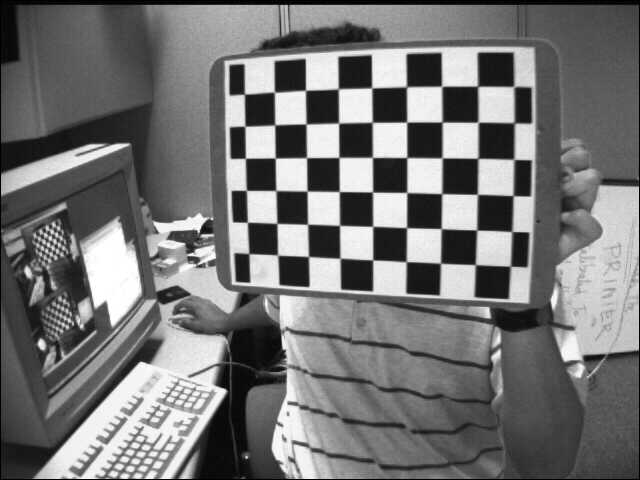
#> input picture app/images/left01.jpg, 640 x 480 px
$ python old_aruco_tracker.py
#> lines starting #> are read from the running program, lines starting #| are printed output that depends on the picture; after the words box and inside, x2 and y2 are one past the last pixel; in counts of white or black regions, pixels touching at a corner belong together; pictures that were not available may be replaced by others from this repository, and a replacement may not be noted


import numpy as np
import cv2
import cv2.aruco as aruco
import glob
import time


def calibrate():
    # ---------------------- CALIBRATION ---------------------------
    # termination criteria for the iterative algorithm
    criteria = (cv2.TERM_CRITERIA_EPS + cv2.TERM_CRITERIA_MAX_ITER, 30, 0.001)
    # prepare object points, like (0,0,0), (1,0,0), (2,0,0) ....,(6,5,0)
    # checkerboard of size (7 x 6) is used
    objp = np.zeros((6*7, 3), np.float32)
    objp[:, :2] = np.mgrid[0:7, 0:6].T.reshape(-1, 2)

    # arrays to store object points and image points from all the images.
    objpoints = []  # 3d point in real world space
    imgpoints = []  # 2d points in image plane.

    # iterating through all calibration images
    # in the folder
    images = glob.glob('app/images/*.jpg')
    first_img = cv2.imread(images[0])
#> first_img is the input picture: shape (480, 640, 3); min 0, max 255, mean 116.6
    gray = cv2.cvtColor(first_img, cv2.COLOR_BGR2GRAY)

    for fname in images:
        img = cv2.imread(fname)
        gray = cv2.cvtColor(img, cv2.COLOR_BGR2GRAY)

        # find the chess board (calibration pattern) corners
        ret, corners = cv2.findChessboardCorners(gray, (7, 6), None)
#> ret = True; corners = 42 rows, first 8: [475.4, 264.8], [440.5, 263.2], [405.9, 261.5], [372.9, 259.9], [340.6, 258.5], [308.7, 256.4], [277.6, 255.1], [476.7, 230.1]

        # if calibration pattern is found, add object points,
        # image points (after refining them)
        if ret == True:
            objpoints.append(objp)

            # Refine the corners of the detected corners
            corners2 = cv2.cornerSubPix(gray, corners, (11, 11), (-1, -1), criteria)
#> corners2 = 42 rows, first 8: [475.3, 264.6], [440.5, 263.2], [406.2, 261.7], [372.7, 259.9], [340, 258.2], [308.5, 256.5], [277.6, 255.1], [476.7, 230]
            imgpoints.append(corners2)

            # Draw and display the corners
            img = cv2.drawChessboardCorners(img, (7, 6), corners2, ret)
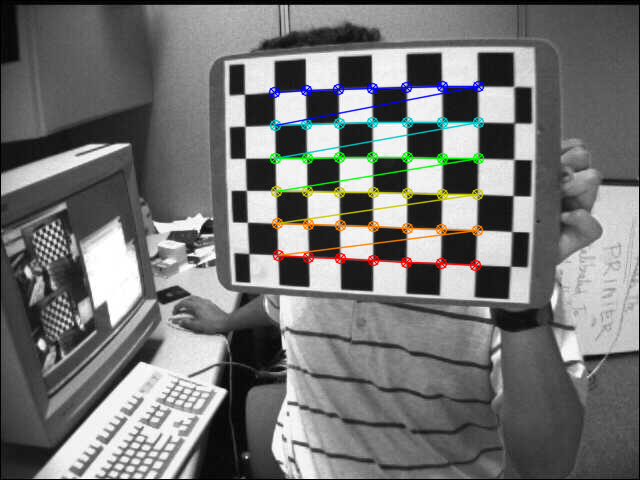
#> img: shape (480, 640, 3); 3.22% of pixels changed, all inside (x1, y1, x2, y2) = (268, 80, 485, 272)
#> pass 2 of the loop in calibrate, `for fname in images:`:
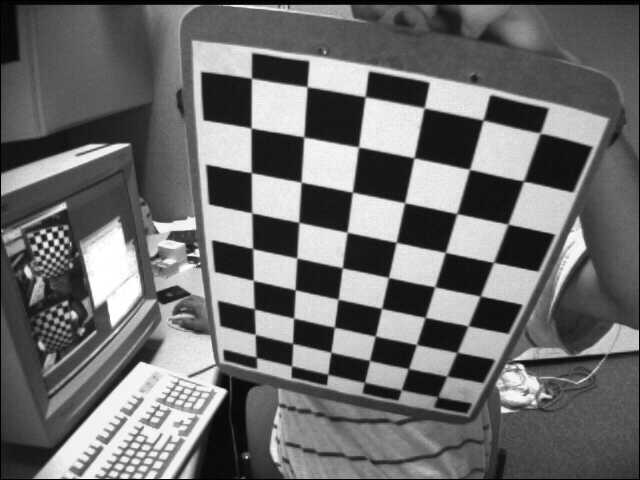
#> input picture app/images/left02.jpg, 640 x 480 px
#> in calibrate, img is the input picture: shape (480, 640, 3); min 0, max 255, mean 109
#> in calibrate, `ret, corners = cv2.findChessboardCorners(gray, (7, 6), None)`: corners = 42 rows, first 8: [254.7, 308.6], [253.5, 280.5], [252.6, 248.4], [252.4, 213.8], [251.5, 172.4], [251.8, 128.6], [251.5, 77.99], [293.3, 318]
#> corners2 = 42 rows, first 8: [254.3, 308.9], [253.3, 280.4], [252.6, 248.6], [251.8, 212.8], [251.3, 172.7], [251.1, 128], [251.5, 78.19], [293.6, 318.1]
#> in calibrate, `img = cv2.drawChessboardCorners(img, (7, 6), corners2, ret)`:
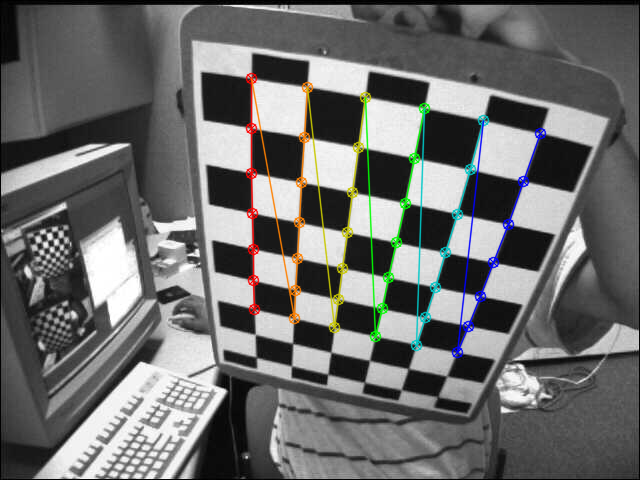
#> img: shape (480, 640, 3); 3.62% of pixels changed, all inside (x1, y1, x2, y2) = (245, 72, 547, 359)
#> pass 3 of the loop in calibrate, `for fname in images:`:
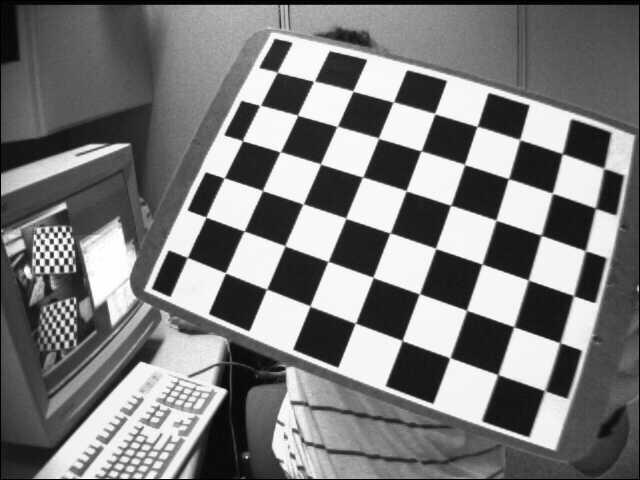
#> input picture app/images/left03.jpg, 640 x 480 px
#> in calibrate, img is the input picture: shape (480, 640, 3); min 0, max 255, mean 122.9
#> in calibrate, `ret, corners = cv2.findChessboardCorners(gray, (7, 6), None)`: corners = 42 rows, first 8: [496.9, 373.9], [449, 358.7], [402.3, 339.6], [354.4, 323.5], [309.4, 305.4], [267.7, 289.2], [225.3, 272.5], [513, 326.7]
#> corners2 = 42 rows, first 8: [497.8, 374.6], [449.9, 357.7], [402.1, 340.5], [355.3, 323.2], [310, 306], [266.6, 289.1], [225.4, 272.8], [513.8, 326.7]
#> in calibrate, `img = cv2.drawChessboardCorners(img, (7, 6), corners2, ret)`:
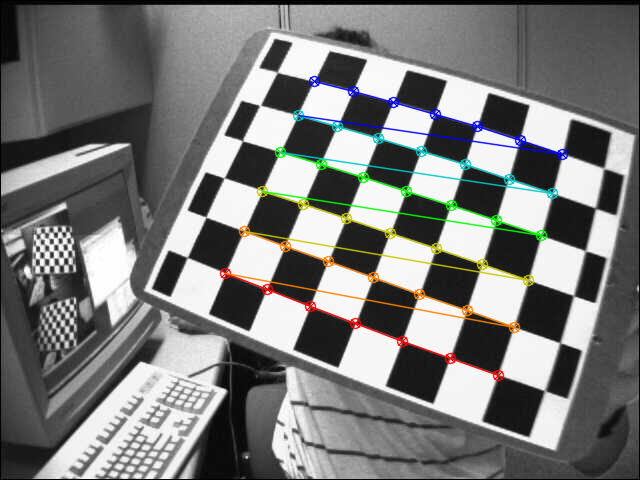
#> img: shape (480, 640, 3); 3.99% of pixels changed, all inside (x1, y1, x2, y2) = (219, 75, 569, 382)

    ret, mtx, dist, rvecs, tvecs = cv2.calibrateCamera(objpoints, imgpoints, gray.shape[::-1], None, None)
#> ret = 0.136; mtx = [[534.7, 0, 338], [0, 535.2, 233.2], [0, 0, 1]]; dist = [[-0.299, 0.156, 0.00162, -0.000594, -0.0417]]; rvecs = ([-0.439, 0.256, -3.09], [0.413, 0.663, -1.34], [-0.274, -0.394, -2.75]); tvecs = ([3.9, 0.893, 14.86], [-2.04, 1.84, 12.84], [3.1, 2.74, 9.89])
    return mtx, dist


c = calibrate()
#> c = ([[534.7, 0, 338], [0, 535.2, 233.2], [0, 0, 1]], [[-0.299, 0.156, 0.00162, -0.000594, -0.0417]])


def getCords(video):

#> called with video = '60frame.mp4'
    frameWidth = 640
    frameHeight = 480
    cap = cv2.VideoCapture(video)
    cap.set(3, frameWidth)
    cap.set(4, frameHeight)
    cap.set(10, 150)
    res = []
    start = time.time()
    while (True):
        try:
            ret, frame = cap.read()
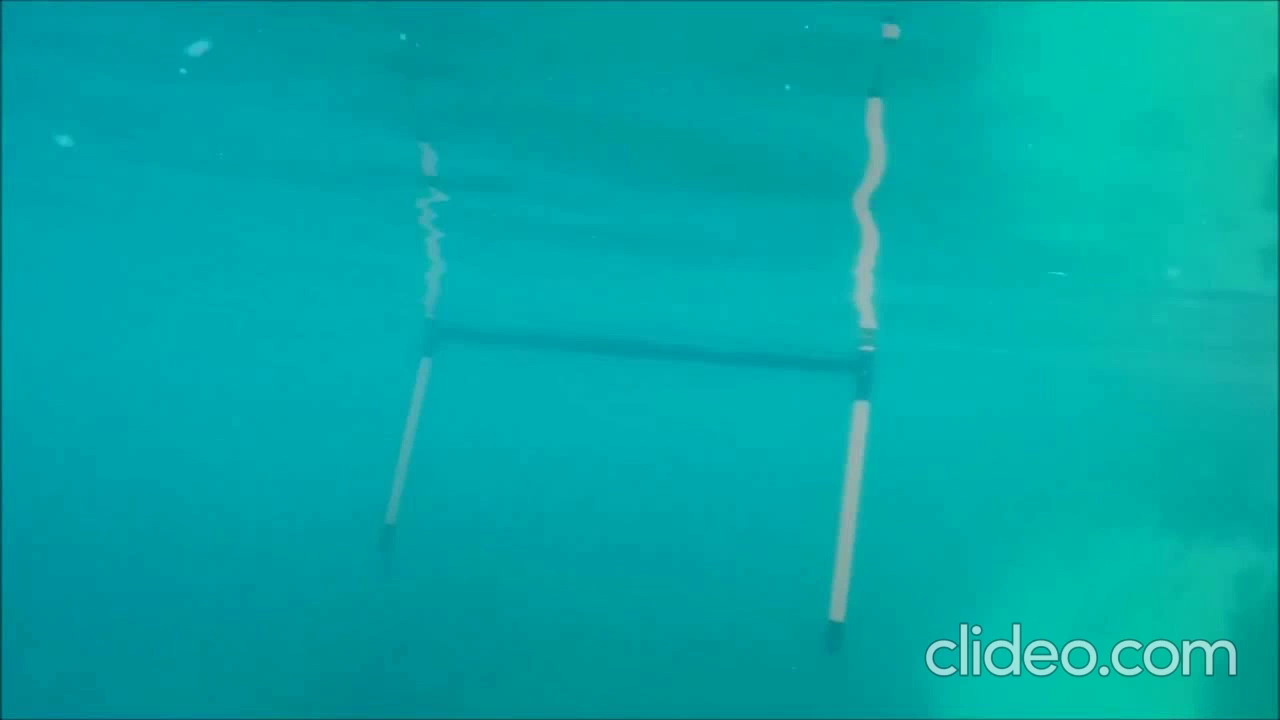
#> input picture frame 10 of Gate_1.mp4, 1280 x 720 px, given in place of 60frame.mp4, which was not available
#> frame is the input picture: shape (720, 1280, 3); mean B, G, R 166.5, 165.5, 3.5

            # operations on the frame
            gray = cv2.cvtColor(frame, cv2.COLOR_BGR2GRAY)
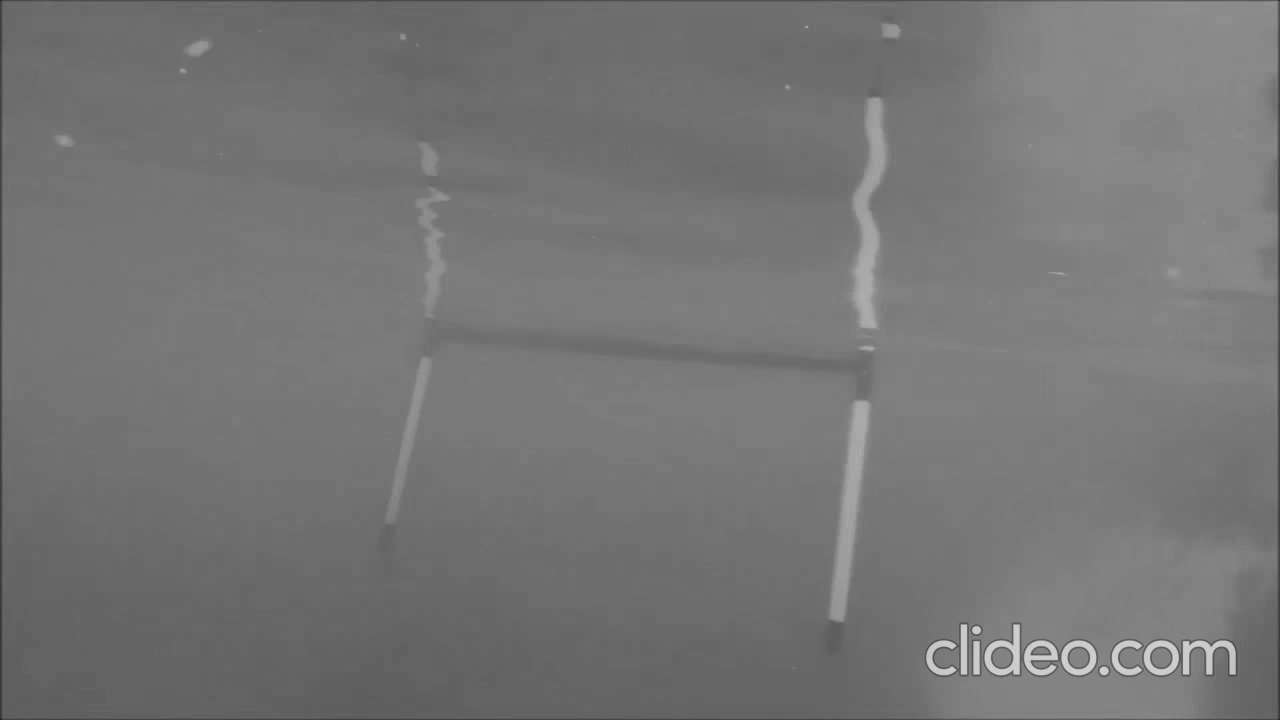
#> gray: shape (720, 1280); min 34, max 213, mean 117.1

            # set dictionary size depending on the aruco marker selected
            aruco_dict = aruco.Dictionary_get(aruco.DICT_6X6_250)

            # detector parameters can be set here (List of detection parameters[3])
            parameters = aruco.DetectorParameters_create()
            parameters.adaptiveThreshConstant = 10

            # lists of ids and the corners belonging to each id
            corners, ids, rejectedImgPoints = aruco.detectMarkers(gray, aruco_dict, parameters=parameters)
#> corners = (); ids = None; rejectedImgPoints = ([[960, 623], [968, 624], [967, 675], [959, 674]], [[972, 640], [980, 640], [980, 675], [972, 675]], [[1031, 653], [1037, 647], [1045, 647], [1050, 653]])

            # font for displaying text (below)
            font = cv2.FONT_HERSHEY_SIMPLEX

            # check if the ids list is not empty
            # if no check is added the code will crash
            if np.all(ids != None):

                # estimate pose of each marker and return the values
                # rvet and tvec-different from camera coefficients
                rvec, tvec, _ = aruco.estimatePoseSingleMarkers(corners, 0.05, c[0], c[1])

                # (rvec-tvec).any() # get rid of that nasty numpy value array error
                # print(rvec, tvec)

                for i in range(0, ids.size):
                    # draw axis for the aruco markers

                    aruco.drawAxis(frame, c[0], c[1], rvec[i], tvec[i], 0.1)
                    x = corners[0][0][0][0]
                    y = corners[0][0][0][1]

                    print("x = ", x)
                    print("y = ", y)
                    fn = int(cap.get(cv2.CAP_PROP_POS_FRAMES))
                    t = (fn/60)
                    print("t =", t)

                    res.append([x, t])
                # draw a square around the markers
                aruco.drawDetectedMarkers(frame, corners)

                # code to show ids of the marker found
                strg = ''
                for i in range(0, ids.size):
                    strg += str(ids[i][0])+', '

                cv2.putText(frame, "Id: " + strg, (0, 64), font, 1, (0, 255, 0), 2, cv2.LINE_AA)

            else:
                # code to show 'No Ids' when no markers are found
                cv2.putText(frame, "No Ids", (0, 64), font, 1, (0, 255, 0), 2, cv2.LINE_AA)
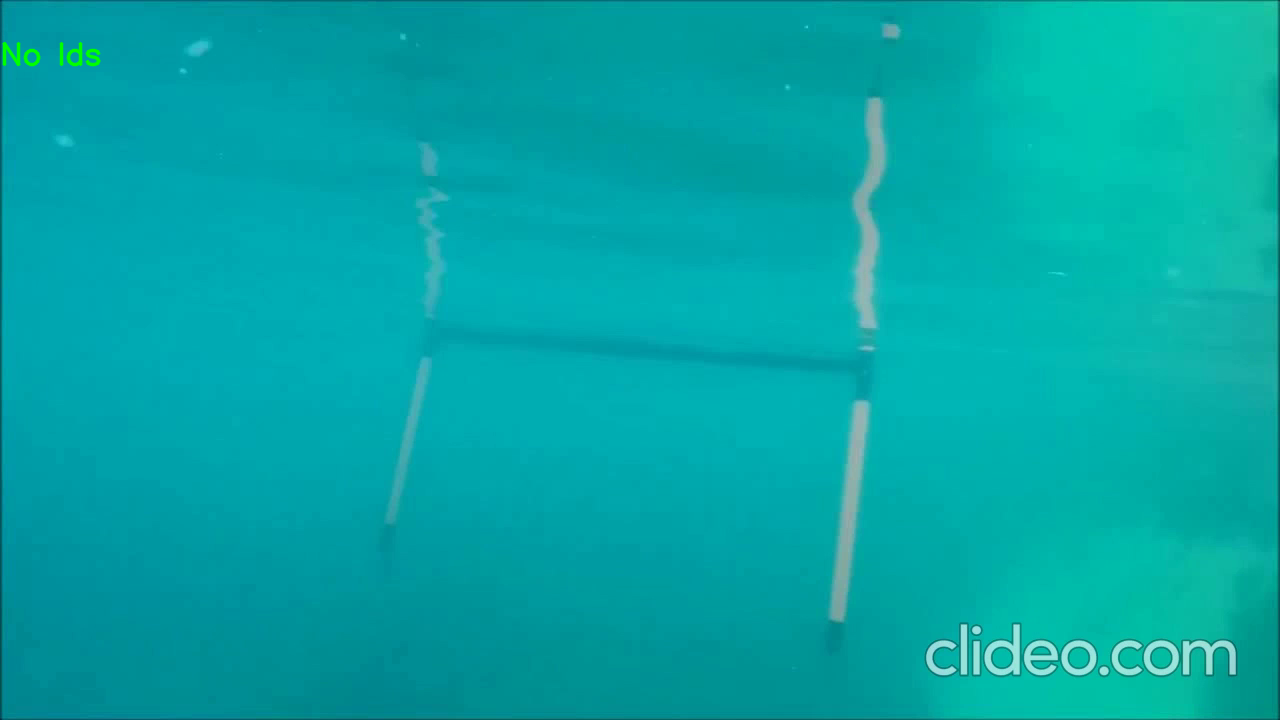
#> frame: shape (720, 1280, 3); 0.12% of pixels changed, all inside (x1, y1, x2, y2) = (2, 41, 101, 67)
        except:
            print('Video Ended')
            break
        # display the resulting frame
        # cv2.imshow('frame', frame)
        # if cv2.waitKey(1) & 0xFF == ord('q'):
        #     break

    # When everything done, release the capture
    cap.release()
    cv2.destroyAllWindows()
    return res


def getAcc(d):
    varr = []
    for i in range(len(d)):
        try:
            first = d[i]
            second = d[i+1]
            t = second[1]
            dx = second[0] - first[0]
            dt = second[1] - first[1]
            x = second[0]
            v = abs(dx/dt)
            a = v/dt
            # print(f'dx:{dx} dt:{dt} v:{v} a:{a}')
            varr.append([x, v, a, t])
        except:
            break
    return varr


def getRes(v):
    d_list = getCords(v)
    acc_list = getAcc(d_list)

    return acc_list


print(getRes("60frame.mp4"))
